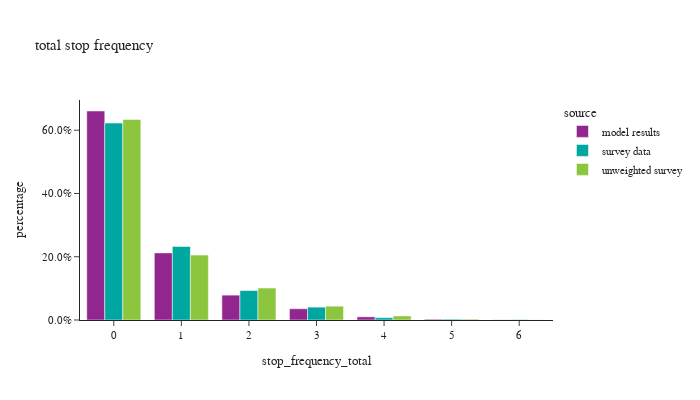

The notebook cell this image was saved under:
### Code cell
tour_data= tour_data.assign(stop_frequency_total = lambda x: x['stop_frequency_out'].astype(int) + x['stop_frequency_in'].astype(int))

df_plot2 = tour_data.groupby(['source','stop_frequency_total'])['trip_weight_2017_2019'].sum().reset_index()
df_plot2['percentage'] = df_plot2.groupby(['source'], group_keys=False)['trip_weight_2017_2019']. \
    apply(lambda x: x / float(x.sum()))

fig = px.bar(df_plot2, x="stop_frequency_total", y="percentage", color="source",barmode="group",
             title="total stop frequency")
fig.for_each_annotation(lambda a: a.update(text = a.text.split("=")[-1]))
fig.update_layout(height=400, width=700, yaxis=dict(tickformat=".1%"), xaxis = dict(dtick = 1))
fig.show()

### Figure 1 — Plotly figure (JSON) as saved in the notebook; plotly's stock layout.template omitted (floating-point values rounded to 4 significant figures)
{"data": [{"alignmentgroup": "True", "hovertemplate": "source=model results<br>stop_frequency_total=%{x}<br>percentage=%{y}<extra></extra>", "legendgroup": "model results", "marker": {"color": "#91268F", "pattern": {"shape": ""}}, "name": "model results", "offsetgroup": "model results", "orientation": "v", "showlegend": true, "textposition": "auto", "type": "bar", "x": [0, 1, 2, 3, 4, 5, 6], "xaxis": "x", "y": [0.6607, 0.2122, 0.07859, 0.03559, 0.01006, 0.002391, 0.0004304], "yaxis": "y"}, {"alignmentgroup": "True", "hovertemplate": "source=survey data<br>stop_frequency_total=%{x}<br>percentage=%{y}<extra></extra>", "legendgroup": "survey data", "marker": {"color": "#00A7A0", "pattern": {"shape": ""}}, "name": "survey data", "offsetgroup": "survey data", "orientation": "v", "showlegend": true, "textposition": "auto", "type": "bar", "x": [0, 1, 2, 3, 4, 5, 6], "xaxis": "x", "y": [0.6226, 0.2324, 0.09314, 0.0407, 0.007467, 0.002555, 0.001134], "yaxis": "y"}, {"alignmentgroup": "True", "hovertemplate": "source=unweighted survey<br>stop_frequency_total=%{x}<br>percentage=%{y}<extra></extra>", "legendgroup": "unweighted survey", "marker": {"color": "#8CC63E", "pattern": {"shape": ""}}, "name": "unweighted survey", "offsetgroup": "unweighted survey", "orientation": "v", "showlegend": true, "textposition": "auto", "type": "bar", "x": [0, 1, 2, 3, 4, 5, 6], "xaxis": "x", "y": [0.634, 0.2053, 0.1011, 0.0437, 0.01279, 0.0027, 0.0004264], "yaxis": "y"}], "layout": {"barmode": "group", "height": 400, "legend": {"title": {"text": "source"}, "tracegroupgap": 0}, "title": {"text": "total stop frequency"}, "width": 700, "xaxis": {"anchor": "y", "domain": [0.0, 1.0], "dtick": 1, "title": {"text": "stop_frequency_total"}}, "yaxis": {"anchor": "x", "domain": [0.0, 1.0], "tickformat": ".1%", "title": {"text": "percentage"}}}}
